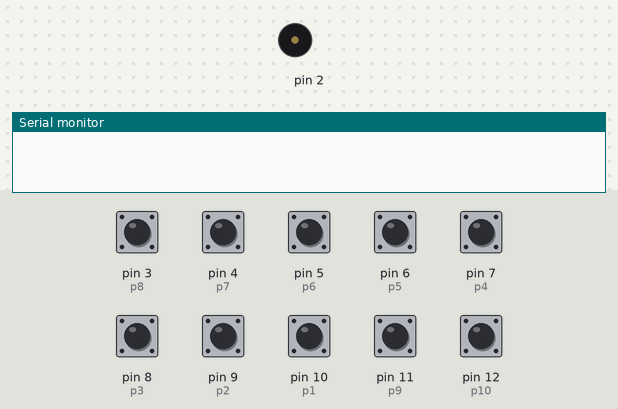
A sketch run on a simulated Arduino Uno, built with avr-gcc and run on an emulated ATmega328P. Parts: buzzer (waves = sounding), the last lines printed to the serial monitor. The test bench sets the inputs (shaded band); at power-on: pin 3 (p8), pin 4 (p7), pin 5 (p6), pin 6 (p5), pin 7 (p4), pin 8 (p3), pin 9 (p2), pin 10 (p1), pin 11 (p9), pin 12 (p10) HIGH.

Above: at 1.2 s.
1.3 s: pin 3 (p8) pulled LOW for 1 s
At 2.2 s:
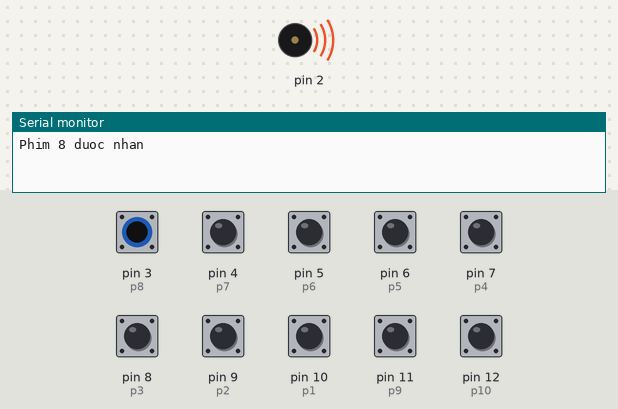
3.8 s: pin 4 (p7) pulled LOW for 0.15 s
At 5.0 s:
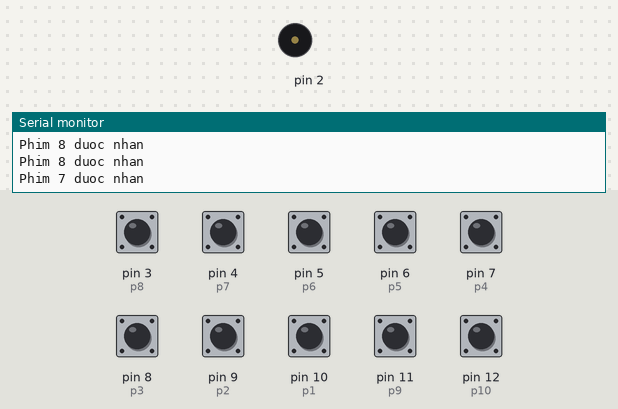
5.8 s: pin 5 (p6) pulled LOW for 0.15 s
At 6.2 s:
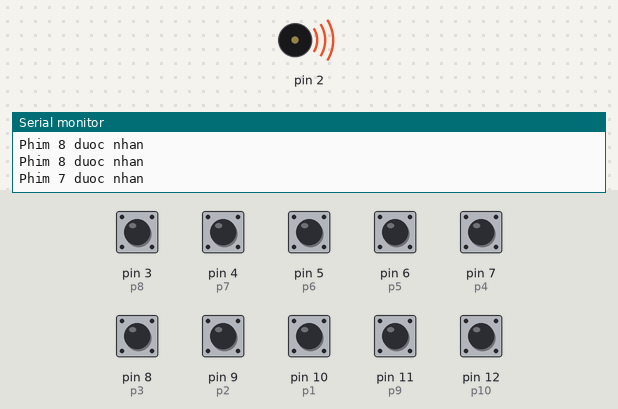
7.8 s: pin 6 (p5) pulled LOW for 0.15 s
At 9.3 s:
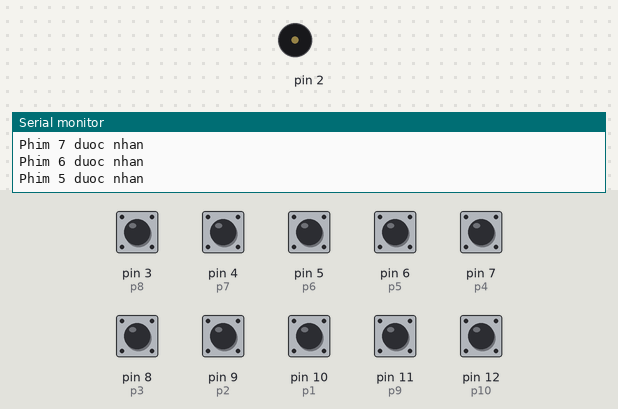
9.8 s: pin 7 (p4) pulled LOW for 0.15 s
At 10.2 s:
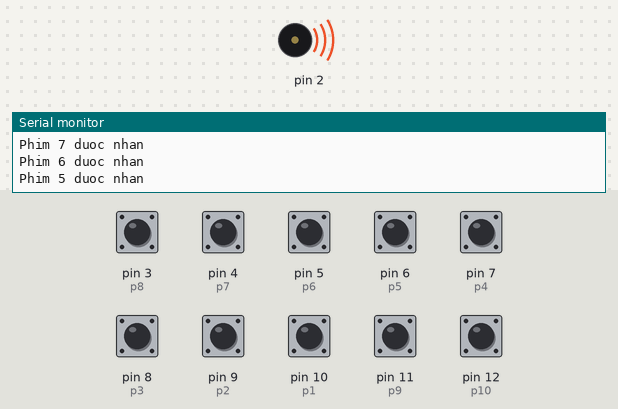
11.8 s: pin 8 (p3) pulled LOW for 0.15 s
At 13.5 s:
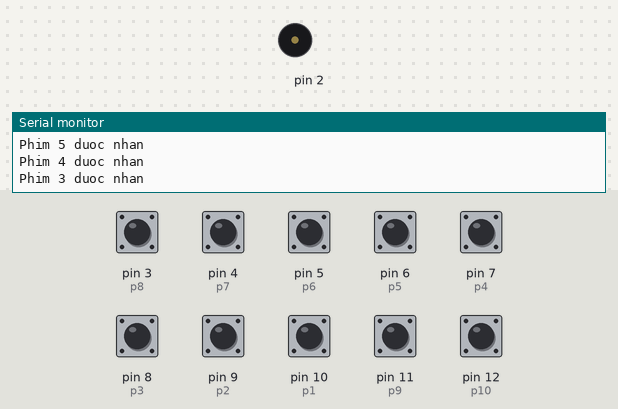
Timing chart, 0 to 14.8 s (numbered marks = the images above; inputs shaded):
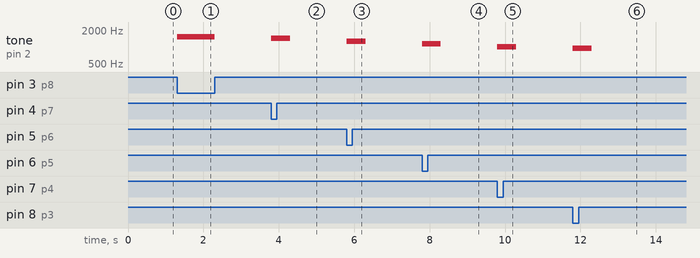

Measured:
- after the input at 1.3 s, tone on pin 2: silent → 1519 Hz at once, → silent 1.0 s later
- after the input at 3.8 s, tone on pin 2: silent → 1432 Hz at once, → silent 0.50 s later
- after the input at 5.8 s, tone on pin 2: silent → 1275 Hz at once, → silent 0.50 s later
- after the input at 7.8 s, tone on pin 2: silent → 1136 Hz at once, → silent 0.50 s later
- after the input at 9.8 s, tone on pin 2: silent → 1014 Hz at once, → silent 0.50 s later
- after the input at 11.8 s, tone on pin 2: silent → 956 Hz at once, → silent 0.50 s later

The sketch:

BLKLab_Code_Thiet_Ke_Dan_Piano_Bang_Phim_Bam.ino
```cpp
/*
 * =========================================================================================================================*
 *                                                     BANLINHKIEN.COM
 * =========================================================================================================================*
 *                                             Thiết kế đàn piano bằng nút nhấn
 * Đấu nối:
 + Phím Bấm:
  -D10: nối chân (pin1) của phím bấm 1
  -D9: nối chân (pin1) của phím bấm 2
  -D8: nối chân (pin1) của phím bấm 3
  -D7: nối chân (pin1) của phím bấm 4
  -D6: nối chân (pin1) của phím bấm 5
  -D5: nối chân (pin1) của phím bấm 6
  -D4: nối chân (pin1) của phím bấm 7
  -D3: nối chân (pin1) của phím bấm 8
  -D11: nối chân (pin1) của phím 9
  -D12: nối chân (pin1) của phím 10
  - Chú thích: + pin 1: (chân nối với Arduino)
               + pin 2: (chân nối với đất - GND)
 + Loa:
  -D2: nối chân Anot của loa

*/

const int p1 = 10;
const int p2 = 9;
const int p3 = 8;
const int p4 = 7;
const int p5 = 6;
const int p6 = 5;
const int p7 = 4;
const int p8 = 3;
const int p9 = 11;
const int p10 =12 ;
const int OFF = LOW;                                                // Chế độ tắt (độ thấp)
const int ON = HIGH;                                                // Chế độ bật (độ cao)

// Định nghĩa các âm thanh bằng tần số (đơn vị là Hz)
const int NOTE_do = 820;
const int NOTE_re = 880;
const int NOTE_mi = 956;
const int NOTE_pha = 1014;
const int NOTE_sol = 1136;
const int NOTE_la =  1275;
const int NOTE_si  = 1432;
const int NOTE_do2 = 1519;
const int NOTE_re2 = 1700;
const int NOTE_mi2 = 1915;

// Hàm phát ra âm thanh
void playSound(int frequency) {
  tone(2, frequency);                                               // Sử dụng chân 2 để tạo âm thanh với tần số cho trước
  delay(500);                                                       // Giữ âm thanh trong 500ms
  noTone(2);                                                        // Tắt âm thanh trên chân 2
}

void setup() {
  // Khởi tạo chân GPIO
  pinMode(p1, INPUT_PULLUP);
  pinMode(p2, INPUT_PULLUP);
  pinMode(p3, INPUT_PULLUP);
  pinMode(p4, INPUT_PULLUP);
  pinMode(p5, INPUT_PULLUP);
  pinMode(p6, INPUT_PULLUP);
  pinMode(p7, INPUT_PULLUP);
  pinMode(p8, INPUT_PULLUP);
  pinMode(p9, INPUT_PULLUP);
  pinMode(p10, INPUT_PULLUP);

  // Khởi tạo Serial Monitor
  Serial.begin(9600);
}

void loop() {
  // Kiểm tra các phím bấm
  if (digitalRead(p1) == OFF) {
    playSound(NOTE_do);                                             // Phát âm thanh tương ứng với phím 1
    Serial.println("Phim 1 duoc nhan");
  }
  if (digitalRead(p2) == OFF) {
    playSound(NOTE_re);                                             // Phát âm thanh tương ứng với phím 2
    Serial.println("Phim 2 duoc nhan");
  }
  if (digitalRead(p3) == OFF) {
    playSound(NOTE_mi);                                             // Phát âm thanh tương ứng với phím 3
    Serial.println("Phim 3 duoc nhan");
  }
  if (digitalRead(p4) == OFF) {
    playSound(NOTE_pha);                                             // Phát âm thanh tương ứng với phím 4
    Serial.println("Phim 4 duoc nhan");
  }
  if (digitalRead(p5) == OFF) {
    playSound(NOTE_sol);                                             // Phát âm thanh tương ứng với phím 5
    Serial.println("Phim 5 duoc nhan");
  }
  if (digitalRead(p6) == OFF) {
    playSound(NOTE_la);                                             // Phát âm thanh tương ứng với phím 6
    Serial.println("Phim 6 duoc nhan");
  }
  if (digitalRead(p7) == OFF) {
    playSound(NOTE_si);                                             // Phát âm thanh tương ứng với phím 7
    Serial.println("Phim 7 duoc nhan");
  }
  if (digitalRead(p8) == OFF) {
    playSound(NOTE_do2);                                             // Phát âm thanh tương ứng với phím 8
    Serial.println("Phim 8 duoc nhan");
  }
  if (digitalRead(p9) == OFF) {
    playSound(NOTE_re2);                                             // Phát âm thanh tương ứng với phím 8
    Serial.println("Phim 9 duoc nhan");
  }
  if (digitalRead(p10) == OFF) {
    playSound(NOTE_mi2);                                             // Phát âm thanh tương ứng với phím 8
    Serial.println("Phim 10 duoc nhan");
  }
}
```
